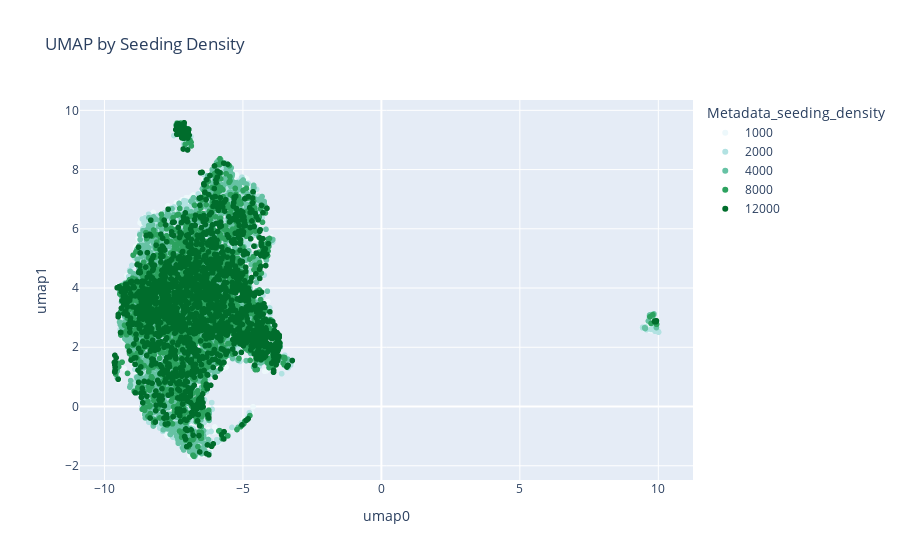

Write notebook code for a chart like this one.
### Code cell
blue_green_colors = ["#edf8fb", "#b2e2e2", "#66c2a4", "#2ca25f", "#006d2c"]

fig = px.scatter(
    umapdf,
    x="umap0",
    y="umap1",
    color="Metadata_seeding_density",
    title="UMAP by Seeding Density",
    color_discrete_sequence=blue_green_colors,
)

fig.show()
fig.write_image(
    static_figure_path / "round1_seeding_density_umap.png", width=2000, height=1200
)
fig.write_html(
    int_figure_path / "round1_seeding_density_umap.html",
    full_html=True,
    include_plotlyjs="embed",
)

### Figure 1 — Plotly figure (JSON) as saved in the notebook; plotly's stock layout.template omitted (floating-point values rounded to 4 significant figures; data arrays with more than 128 entries replaced by an {"elided": "..."} marker saying what was removed)
{"data": [{"hovertemplate": "Metadata_seeding_density=1000<br>umap0=%{x}<br>umap1=%{y}<extra></extra>", "legendgroup": "1000", "marker": {"color": "#edf8fb", "symbol": "circle"}, "mode": "markers", "name": "1000", "showlegend": true, "type": "scattergl", "x": {"elided": "1950 float values"}, "xaxis": "x", "y": {"elided": "1950 float values"}, "yaxis": "y"}, {"hovertemplate": "Metadata_seeding_density=2000<br>umap0=%{x}<br>umap1=%{y}<extra></extra>", "legendgroup": "2000", "marker": {"color": "#b2e2e2", "symbol": "circle"}, "mode": "markers", "name": "2000", "showlegend": true, "type": "scattergl", "x": {"elided": "1950 float values"}, "xaxis": "x", "y": {"elided": "1950 float values"}, "yaxis": "y"}, {"hovertemplate": "Metadata_seeding_density=4000<br>umap0=%{x}<br>umap1=%{y}<extra></extra>", "legendgroup": "4000", "marker": {"color": "#66c2a4", "symbol": "circle"}, "mode": "markers", "name": "4000", "showlegend": true, "type": "scattergl", "x": {"elided": "1950 float values"}, "xaxis": "x", "y": {"elided": "1950 float values"}, "yaxis": "y"}, {"hovertemplate": "Metadata_seeding_density=8000<br>umap0=%{x}<br>umap1=%{y}<extra></extra>", "legendgroup": "8000", "marker": {"color": "#2ca25f", "symbol": "circle"}, "mode": "markers", "name": "8000", "showlegend": true, "type": "scattergl", "x": {"elided": "1800 float values"}, "xaxis": "x", "y": {"elided": "1800 float values"}, "yaxis": "y"}, {"hovertemplate": "Metadata_seeding_density=12000<br>umap0=%{x}<br>umap1=%{y}<extra></extra>", "legendgroup": "12000", "marker": {"color": "#006d2c", "symbol": "circle"}, "mode": "markers", "name": "12000", "showlegend": true, "type": "scattergl", "x": {"elided": "1800 float values"}, "xaxis": "x", "y": {"elided": "1800 float values"}, "yaxis": "y"}], "layout": {"legend": {"title": {"text": "Metadata_seeding_density"}, "tracegroupgap": 0}, "title": {"text": "UMAP by Seeding Density"}, "xaxis": {"anchor": "y", "domain": [0.0, 1.0], "title": {"text": "umap0"}}, "yaxis": {"anchor": "x", "domain": [0.0, 1.0], "title": {"text": "umap1"}}}}
